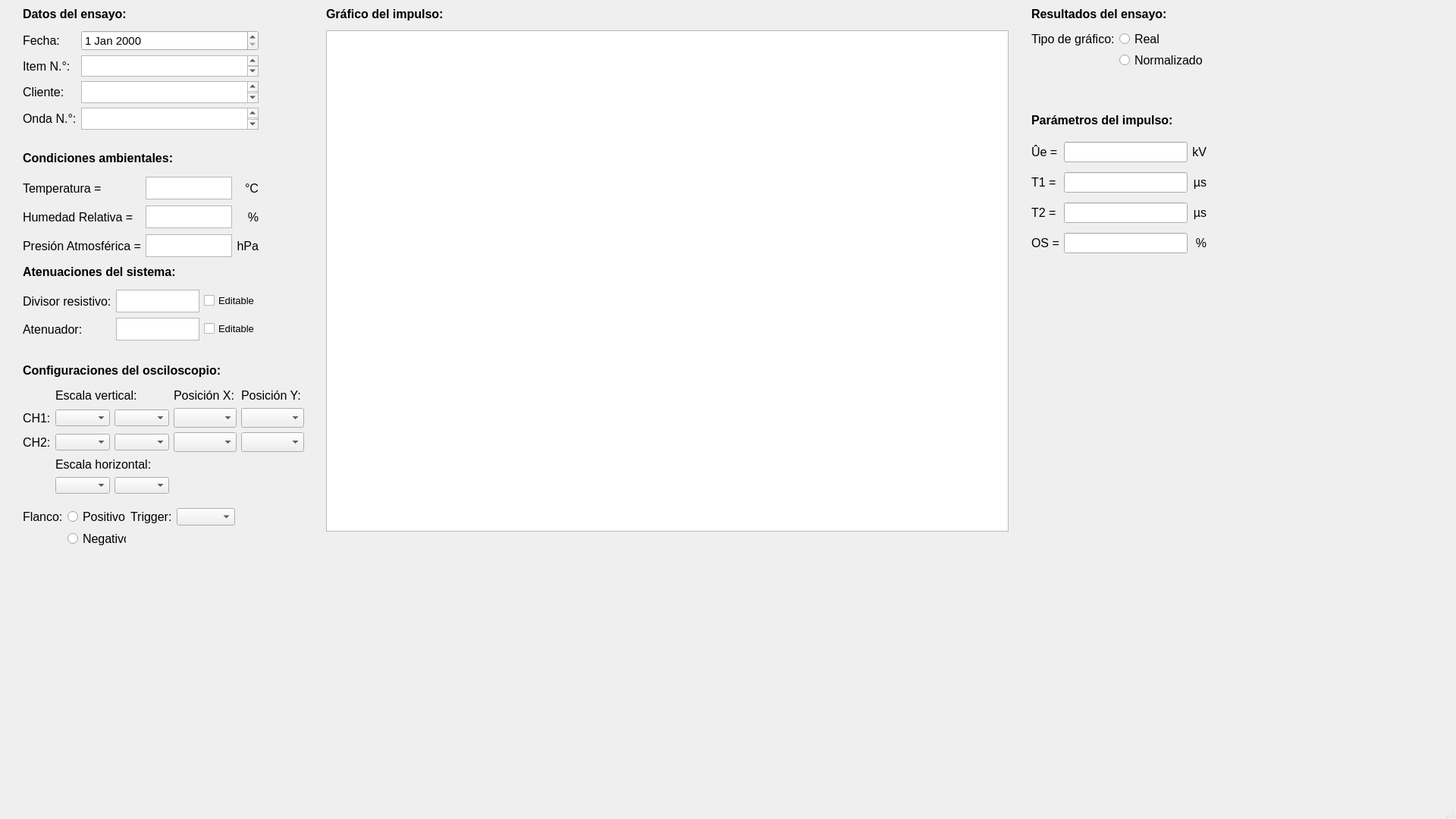
<?xml version="1.0" encoding="UTF-8"?>
<ui version="4.0">
 <class>Form</class>
 <widget class="QMainWindow" name="Form">
  <property name="geometry">
   <rect>
    <x>0</x>
    <y>0</y>
    <width>1920</width>
    <height>1080</height>
   </rect>
  </property>
  <property name="windowTitle">
   <string>Form</string>
  </property>
  <widget class="QWidget" name="centralwidget">
   <widget class="PlotWidget" name="graphicsView">
    <property name="geometry">
     <rect>
      <x>430</x>
      <y>40</y>
      <width>900</width>
      <height>661</height>
     </rect>
    </property>
   </widget>
   <widget class="QLabel" name="label_16">
    <property name="geometry">
     <rect>
      <x>30</x>
      <y>350</y>
      <width>211</width>
      <height>17</height>
     </rect>
    </property>
    <property name="font">
     <font>
      <family>Arial</family>
      <pointsize>12</pointsize>
      <bold>true</bold>
     </font>
    </property>
    <property name="text">
     <string>Atenuaciones del sistema:</string>
    </property>
   </widget>
   <widget class="QLabel" name="label_17">
    <property name="geometry">
     <rect>
      <x>30</x>
      <y>480</y>
      <width>271</width>
      <height>17</height>
     </rect>
    </property>
    <property name="font">
     <font>
      <family>Arial</family>
      <pointsize>12</pointsize>
      <bold>true</bold>
     </font>
    </property>
    <property name="text">
     <string>Configuraciones del osciloscopio:</string>
    </property>
   </widget>
   <widget class="QLabel" name="label_26">
    <property name="geometry">
     <rect>
      <x>30</x>
      <y>10</y>
      <width>151</width>
      <height>17</height>
     </rect>
    </property>
    <property name="font">
     <font>
      <family>Arial</family>
      <pointsize>12</pointsize>
      <bold>true</bold>
     </font>
    </property>
    <property name="text">
     <string>Datos del ensayo:</string>
    </property>
   </widget>
   <widget class="QRadioButton" name="radioButton_7">
    <property name="geometry">
     <rect>
      <x>2390</x>
      <y>150</y>
      <width>61</width>
      <height>20</height>
     </rect>
    </property>
    <property name="font">
     <font>
      <family>Arial</family>
      <pointsize>12</pointsize>
     </font>
    </property>
    <property name="text">
     <string>Real</string>
    </property>
   </widget>
   <widget class="QRadioButton" name="radioButton_8">
    <property name="geometry">
     <rect>
      <x>2270</x>
      <y>150</y>
      <width>111</width>
      <height>20</height>
     </rect>
    </property>
    <property name="font">
     <font>
      <family>Arial</family>
      <pointsize>12</pointsize>
     </font>
    </property>
    <property name="text">
     <string>Normalizada</string>
    </property>
   </widget>
   <widget class="QLabel" name="label_44">
    <property name="geometry">
     <rect>
      <x>1360</x>
      <y>10</y>
      <width>191</width>
      <height>17</height>
     </rect>
    </property>
    <property name="font">
     <font>
      <family>Arial</family>
      <pointsize>12</pointsize>
      <bold>true</bold>
     </font>
    </property>
    <property name="text">
     <string>Resultados del ensayo:</string>
    </property>
   </widget>
   <widget class="QRadioButton" name="radioButton_9">
    <property name="geometry">
     <rect>
      <x>2690</x>
      <y>210</y>
      <width>111</width>
      <height>20</height>
     </rect>
    </property>
    <property name="font">
     <font>
      <family>Arial</family>
      <pointsize>12</pointsize>
     </font>
    </property>
    <property name="text">
     <string>Normalizada</string>
    </property>
   </widget>
   <widget class="QLabel" name="label_27">
    <property name="geometry">
     <rect>
      <x>30</x>
      <y>200</y>
      <width>211</width>
      <height>17</height>
     </rect>
    </property>
    <property name="font">
     <font>
      <family>Arial</family>
      <pointsize>12</pointsize>
      <bold>true</bold>
     </font>
    </property>
    <property name="text">
     <string>Condiciones ambientales:</string>
    </property>
   </widget>
   <widget class="QLabel" name="label_34">
    <property name="geometry">
     <rect>
      <x>430</x>
      <y>10</y>
      <width>161</width>
      <height>17</height>
     </rect>
    </property>
    <property name="font">
     <font>
      <family>Arial</family>
      <pointsize>12</pointsize>
      <bold>true</bold>
     </font>
    </property>
    <property name="text">
     <string>Gráfico del impulso:</string>
    </property>
   </widget>
   <widget class="QLabel" name="label_46">
    <property name="geometry">
     <rect>
      <x>1360</x>
      <y>150</y>
      <width>191</width>
      <height>17</height>
     </rect>
    </property>
    <property name="font">
     <font>
      <family>Arial</family>
      <pointsize>12</pointsize>
      <bold>true</bold>
     </font>
    </property>
    <property name="text">
     <string>Parámetros del impulso:</string>
    </property>
   </widget>
   <widget class="QWidget" name="layoutWidget">
    <property name="geometry">
     <rect>
      <x>1360</x>
      <y>180</y>
      <width>231</width>
      <height>161</height>
     </rect>
    </property>
    <layout class="QGridLayout" name="gridLayout_2">
     <item row="2" column="0">
      <widget class="QLabel" name="label_22">
       <property name="font">
        <font>
         <family>Arial</family>
         <pointsize>12</pointsize>
        </font>
       </property>
       <property name="text">
        <string>T2 =</string>
       </property>
      </widget>
     </item>
     <item row="3" column="2">
      <widget class="QLabel" name="label_25">
       <property name="font">
        <font>
         <family>Arial</family>
         <pointsize>12</pointsize>
        </font>
       </property>
       <property name="text">
        <string>%</string>
       </property>
       <property name="alignment">
        <set>Qt::AlignmentFlag::AlignRight|Qt::AlignmentFlag::AlignTrailing|Qt::AlignmentFlag::AlignVCenter</set>
       </property>
      </widget>
     </item>
     <item row="0" column="2">
      <widget class="QLabel" name="label_19">
       <property name="font">
        <font>
         <family>Arial</family>
         <pointsize>12</pointsize>
        </font>
       </property>
       <property name="text">
        <string>kV</string>
       </property>
       <property name="alignment">
        <set>Qt::AlignmentFlag::AlignRight|Qt::AlignmentFlag::AlignTrailing|Qt::AlignmentFlag::AlignVCenter</set>
       </property>
      </widget>
     </item>
     <item row="2" column="2">
      <widget class="QLabel" name="label_23">
       <property name="font">
        <font>
         <family>Arial</family>
         <pointsize>12</pointsize>
        </font>
       </property>
       <property name="text">
        <string>µs</string>
       </property>
       <property name="alignment">
        <set>Qt::AlignmentFlag::AlignRight|Qt::AlignmentFlag::AlignTrailing|Qt::AlignmentFlag::AlignVCenter</set>
       </property>
      </widget>
     </item>
     <item row="1" column="0">
      <widget class="QLabel" name="label_20">
       <property name="font">
        <font>
         <family>Arial</family>
         <pointsize>12</pointsize>
        </font>
       </property>
       <property name="text">
        <string>T1 =</string>
       </property>
      </widget>
     </item>
     <item row="0" column="0">
      <widget class="QLabel" name="label_18">
       <property name="enabled">
        <bool>true</bool>
       </property>
       <property name="font">
        <font>
         <family>Arial</family>
         <pointsize>12</pointsize>
        </font>
       </property>
       <property name="text">
        <string>Ûe =</string>
       </property>
      </widget>
     </item>
     <item row="3" column="0">
      <widget class="QLabel" name="label_24">
       <property name="font">
        <font>
         <family>Arial</family>
         <pointsize>12</pointsize>
        </font>
       </property>
       <property name="text">
        <string>OS =</string>
       </property>
      </widget>
     </item>
     <item row="1" column="2">
      <widget class="QLabel" name="label_21">
       <property name="font">
        <font>
         <family>Arial</family>
         <pointsize>12</pointsize>
        </font>
       </property>
       <property name="text">
        <string>µs</string>
       </property>
       <property name="alignment">
        <set>Qt::AlignmentFlag::AlignRight|Qt::AlignmentFlag::AlignTrailing|Qt::AlignmentFlag::AlignVCenter</set>
       </property>
      </widget>
     </item>
     <item row="0" column="1">
      <widget class="QLineEdit" name="lineEdit">
       <property name="font">
        <font>
         <family>Arial</family>
         <pointsize>12</pointsize>
        </font>
       </property>
       <property name="readOnly">
        <bool>true</bool>
       </property>
      </widget>
     </item>
     <item row="1" column="1">
      <widget class="QLineEdit" name="lineEdit_2">
       <property name="font">
        <font>
         <family>Arial</family>
         <pointsize>12</pointsize>
        </font>
       </property>
       <property name="readOnly">
        <bool>true</bool>
       </property>
      </widget>
     </item>
     <item row="2" column="1">
      <widget class="QLineEdit" name="lineEdit_3">
       <property name="font">
        <font>
         <family>Arial</family>
         <pointsize>12</pointsize>
        </font>
       </property>
       <property name="readOnly">
        <bool>true</bool>
       </property>
      </widget>
     </item>
     <item row="3" column="1">
      <widget class="QLineEdit" name="lineEdit_4">
       <property name="font">
        <font>
         <family>Arial</family>
         <pointsize>12</pointsize>
        </font>
       </property>
       <property name="readOnly">
        <bool>true</bool>
       </property>
      </widget>
     </item>
    </layout>
   </widget>
   <widget class="QWidget" name="layoutWidget">
    <property name="geometry">
     <rect>
      <x>30</x>
      <y>40</y>
      <width>311</width>
      <height>131</height>
     </rect>
    </property>
    <layout class="QFormLayout" name="formLayout">
     <item row="1" column="0">
      <widget class="QLabel" name="label">
       <property name="font">
        <font>
         <family>Arial</family>
         <pointsize>12</pointsize>
        </font>
       </property>
       <property name="text">
        <string>Item N.°:</string>
       </property>
      </widget>
     </item>
     <item row="1" column="1">
      <widget class="QPlainTextEdit" name="plainTextEdit">
       <property name="maximumSize">
        <size>
         <width>16777215</width>
         <height>30</height>
        </size>
       </property>
       <property name="font">
        <font>
         <family>Arial</family>
         <pointsize>12</pointsize>
        </font>
       </property>
      </widget>
     </item>
     <item row="2" column="0">
      <widget class="QLabel" name="label_6">
       <property name="font">
        <font>
         <family>Arial</family>
         <pointsize>12</pointsize>
        </font>
       </property>
       <property name="text">
        <string>Cliente:</string>
       </property>
      </widget>
     </item>
     <item row="2" column="1">
      <widget class="QPlainTextEdit" name="plainTextEdit_2">
       <property name="maximumSize">
        <size>
         <width>16777215</width>
         <height>30</height>
        </size>
       </property>
       <property name="font">
        <font>
         <family>Arial</family>
         <pointsize>12</pointsize>
        </font>
       </property>
      </widget>
     </item>
     <item row="3" column="0">
      <widget class="QLabel" name="label_7">
       <property name="font">
        <font>
         <family>Arial</family>
         <pointsize>12</pointsize>
        </font>
       </property>
       <property name="text">
        <string>Onda N.°:</string>
       </property>
      </widget>
     </item>
     <item row="3" column="1">
      <widget class="QPlainTextEdit" name="plainTextEdit_3">
       <property name="maximumSize">
        <size>
         <width>16777215</width>
         <height>30</height>
        </size>
       </property>
       <property name="font">
        <font>
         <family>Arial</family>
         <pointsize>12</pointsize>
        </font>
       </property>
      </widget>
     </item>
     <item row="0" column="0">
      <widget class="QLabel" name="label_4">
       <property name="font">
        <font>
         <family>Arial</family>
         <pointsize>12</pointsize>
        </font>
       </property>
       <property name="text">
        <string>Fecha:</string>
       </property>
      </widget>
     </item>
     <item row="0" column="1">
      <widget class="QDateEdit" name="dateEdit">
       <property name="font">
        <font>
         <family>Arial</family>
         <pointsize>11</pointsize>
        </font>
       </property>
      </widget>
     </item>
    </layout>
   </widget>
   <widget class="QWidget" name="layoutWidget">
    <property name="geometry">
     <rect>
      <x>30</x>
      <y>381</y>
      <width>311</width>
      <height>71</height>
     </rect>
    </property>
    <layout class="QGridLayout" name="gridLayout">
     <item row="0" column="0">
      <widget class="QLabel" name="label_2">
       <property name="font">
        <font>
         <family>Arial</family>
         <pointsize>12</pointsize>
        </font>
       </property>
       <property name="text">
        <string>Divisor resistivo:</string>
       </property>
      </widget>
     </item>
     <item row="0" column="1">
      <widget class="QPlainTextEdit" name="plainTextEdit_4">
       <property name="maximumSize">
        <size>
         <width>16777215</width>
         <height>30</height>
        </size>
       </property>
       <property name="font">
        <font>
         <family>Arial</family>
         <pointsize>12</pointsize>
        </font>
       </property>
      </widget>
     </item>
     <item row="0" column="2">
      <widget class="QCheckBox" name="checkBox">
       <property name="font">
        <font>
         <family>Arial</family>
         <pointsize>10</pointsize>
        </font>
       </property>
       <property name="text">
        <string>Editable</string>
       </property>
      </widget>
     </item>
     <item row="1" column="0">
      <widget class="QLabel" name="label_3">
       <property name="font">
        <font>
         <family>Arial</family>
         <pointsize>12</pointsize>
        </font>
       </property>
       <property name="text">
        <string>Atenuador:</string>
       </property>
      </widget>
     </item>
     <item row="1" column="1">
      <widget class="QPlainTextEdit" name="plainTextEdit_5">
       <property name="maximumSize">
        <size>
         <width>16777215</width>
         <height>30</height>
        </size>
       </property>
       <property name="font">
        <font>
         <family>Arial</family>
         <pointsize>12</pointsize>
        </font>
       </property>
      </widget>
     </item>
     <item row="1" column="2">
      <widget class="QCheckBox" name="checkBox_2">
       <property name="font">
        <font>
         <family>Arial</family>
         <pointsize>10</pointsize>
        </font>
       </property>
       <property name="text">
        <string>Editable</string>
       </property>
      </widget>
     </item>
    </layout>
   </widget>
   <widget class="QWidget" name="layoutWidget">
    <property name="geometry">
     <rect>
      <x>30</x>
      <y>510</y>
      <width>371</width>
      <height>141</height>
     </rect>
    </property>
    <layout class="QGridLayout" name="gridLayout_5">
     <item row="2" column="2">
      <widget class="QComboBox" name="comboBox_25"/>
     </item>
     <item row="1" column="0">
      <widget class="QLabel" name="label_30">
       <property name="font">
        <font>
         <family>Arial</family>
         <pointsize>12</pointsize>
        </font>
       </property>
       <property name="text">
        <string>CH1:</string>
       </property>
      </widget>
     </item>
     <item row="0" column="3">
      <widget class="QLabel" name="label_53">
       <property name="font">
        <font>
         <family>Arial</family>
         <pointsize>12</pointsize>
        </font>
       </property>
       <property name="text">
        <string>Posición X:</string>
       </property>
      </widget>
     </item>
     <item row="4" column="1">
      <widget class="QComboBox" name="comboBox_31"/>
     </item>
     <item row="2" column="1">
      <widget class="QComboBox" name="comboBox_32"/>
     </item>
     <item row="1" column="3">
      <widget class="QComboBox" name="comboBox_73">
       <property name="font">
        <font>
         <family>Arial</family>
         <pointsize>11</pointsize>
        </font>
       </property>
      </widget>
     </item>
     <item row="4" column="2">
      <widget class="QComboBox" name="comboBox_29"/>
     </item>
     <item row="1" column="4">
      <widget class="QComboBox" name="comboBox_70">
       <property name="font">
        <font>
         <family>Arial</family>
         <pointsize>11</pointsize>
        </font>
       </property>
      </widget>
     </item>
     <item row="2" column="3">
      <widget class="QComboBox" name="comboBox_75">
       <property name="font">
        <font>
         <family>Arial</family>
         <pointsize>11</pointsize>
        </font>
       </property>
      </widget>
     </item>
     <item row="0" column="4">
      <widget class="QLabel" name="label_51">
       <property name="font">
        <font>
         <family>Arial</family>
         <pointsize>12</pointsize>
        </font>
       </property>
       <property name="text">
        <string>Posición Y:</string>
       </property>
      </widget>
     </item>
     <item row="2" column="0">
      <widget class="QLabel" name="label_29">
       <property name="font">
        <font>
         <family>Arial</family>
         <pointsize>12</pointsize>
        </font>
       </property>
       <property name="text">
        <string>CH2:</string>
       </property>
      </widget>
     </item>
     <item row="2" column="4">
      <widget class="QComboBox" name="comboBox_76">
       <property name="font">
        <font>
         <family>Arial</family>
         <pointsize>11</pointsize>
        </font>
       </property>
      </widget>
     </item>
     <item row="1" column="1">
      <widget class="QComboBox" name="comboBox_27"/>
     </item>
     <item row="1" column="2">
      <widget class="QComboBox" name="comboBox_28"/>
     </item>
     <item row="0" column="1" colspan="2">
      <widget class="QLabel" name="label_31">
       <property name="font">
        <font>
         <family>Arial</family>
         <pointsize>12</pointsize>
        </font>
       </property>
       <property name="text">
        <string>Escala vertical:</string>
       </property>
      </widget>
     </item>
     <item row="3" column="1" colspan="2">
      <widget class="QLabel" name="label_28">
       <property name="font">
        <font>
         <family>Arial</family>
         <pointsize>12</pointsize>
        </font>
       </property>
       <property name="text">
        <string>Escala horizontal:</string>
       </property>
      </widget>
     </item>
    </layout>
   </widget>
   <widget class="QWidget" name="layoutWidget">
    <property name="geometry">
     <rect>
      <x>30</x>
      <y>670</y>
      <width>281</width>
      <height>51</height>
     </rect>
    </property>
    <layout class="QGridLayout" name="gridLayout_6">
     <item row="0" column="0">
      <widget class="QLabel" name="label_56">
       <property name="font">
        <font>
         <family>Arial</family>
         <pointsize>12</pointsize>
        </font>
       </property>
       <property name="text">
        <string>Flanco:</string>
       </property>
      </widget>
     </item>
     <item row="1" column="1">
      <widget class="QRadioButton" name="radioButton_13">
       <property name="font">
        <font>
         <family>Arial</family>
         <pointsize>12</pointsize>
        </font>
       </property>
       <property name="text">
        <string>Negativo</string>
       </property>
      </widget>
     </item>
     <item row="0" column="2">
      <widget class="QLabel" name="label_55">
       <property name="font">
        <font>
         <family>Arial</family>
         <pointsize>12</pointsize>
        </font>
       </property>
       <property name="text">
        <string>Trigger:</string>
       </property>
      </widget>
     </item>
     <item row="0" column="3">
      <widget class="QComboBox" name="comboBox_74">
       <property name="font">
        <font>
         <family>Arial</family>
         <pointsize>11</pointsize>
        </font>
       </property>
      </widget>
     </item>
     <item row="0" column="1">
      <widget class="QRadioButton" name="radioButton_12">
       <property name="font">
        <font>
         <family>Arial</family>
         <pointsize>12</pointsize>
        </font>
       </property>
       <property name="text">
        <string>Positivo</string>
       </property>
      </widget>
     </item>
    </layout>
   </widget>
   <widget class="QWidget" name="layoutWidget">
    <property name="geometry">
     <rect>
      <x>1360</x>
      <y>40</y>
      <width>231</width>
      <height>50</height>
     </rect>
    </property>
    <layout class="QGridLayout" name="gridLayout_7">
     <item row="0" column="0">
      <widget class="QLabel" name="label_45">
       <property name="font">
        <font>
         <family>Arial</family>
         <pointsize>12</pointsize>
         <bold>false</bold>
        </font>
       </property>
       <property name="text">
        <string>Tipo de gráfico:</string>
       </property>
      </widget>
     </item>
     <item row="0" column="1">
      <widget class="QRadioButton" name="radioButton_6">
       <property name="font">
        <font>
         <family>Arial</family>
         <pointsize>12</pointsize>
        </font>
       </property>
       <property name="text">
        <string>Real</string>
       </property>
      </widget>
     </item>
     <item row="1" column="1">
      <widget class="QRadioButton" name="radioButton_5">
       <property name="font">
        <font>
         <family>Arial</family>
         <pointsize>12</pointsize>
        </font>
       </property>
       <property name="text">
        <string>Normalizado</string>
       </property>
      </widget>
     </item>
    </layout>
   </widget>
   <widget class="QWidget" name="layoutWidget">
    <property name="geometry">
     <rect>
      <x>30</x>
      <y>231</y>
      <width>311</width>
      <height>111</height>
     </rect>
    </property>
    <layout class="QGridLayout" name="gridLayout_4">
     <item row="0" column="0">
      <widget class="QLabel" name="label_5">
       <property name="font">
        <font>
         <family>Arial</family>
         <pointsize>12</pointsize>
        </font>
       </property>
       <property name="text">
        <string>Temperatura =</string>
       </property>
      </widget>
     </item>
     <item row="0" column="1">
      <widget class="QPlainTextEdit" name="plainTextEdit_9">
       <property name="maximumSize">
        <size>
         <width>16777215</width>
         <height>30</height>
        </size>
       </property>
       <property name="font">
        <font>
         <family>Arial</family>
         <pointsize>12</pointsize>
        </font>
       </property>
      </widget>
     </item>
     <item row="0" column="2">
      <widget class="QLabel" name="label_32">
       <property name="font">
        <font>
         <family>Arial</family>
         <pointsize>12</pointsize>
        </font>
       </property>
       <property name="text">
        <string>°C</string>
       </property>
       <property name="alignment">
        <set>Qt::AlignmentFlag::AlignRight|Qt::AlignmentFlag::AlignTrailing|Qt::AlignmentFlag::AlignVCenter</set>
       </property>
      </widget>
     </item>
     <item row="1" column="0">
      <widget class="QLabel" name="label_38">
       <property name="font">
        <font>
         <family>Arial</family>
         <pointsize>12</pointsize>
        </font>
       </property>
       <property name="text">
        <string>Humedad Relativa =</string>
       </property>
      </widget>
     </item>
     <item row="1" column="1">
      <widget class="QPlainTextEdit" name="plainTextEdit_10">
       <property name="maximumSize">
        <size>
         <width>16777215</width>
         <height>30</height>
        </size>
       </property>
       <property name="font">
        <font>
         <family>Arial</family>
         <pointsize>12</pointsize>
        </font>
       </property>
      </widget>
     </item>
     <item row="1" column="2">
      <widget class="QLabel" name="label_37">
       <property name="font">
        <font>
         <family>Arial</family>
         <pointsize>12</pointsize>
        </font>
       </property>
       <property name="text">
        <string>%</string>
       </property>
       <property name="alignment">
        <set>Qt::AlignmentFlag::AlignRight|Qt::AlignmentFlag::AlignTrailing|Qt::AlignmentFlag::AlignVCenter</set>
       </property>
      </widget>
     </item>
     <item row="2" column="0">
      <widget class="QLabel" name="label_39">
       <property name="font">
        <font>
         <family>Arial</family>
         <pointsize>12</pointsize>
        </font>
       </property>
       <property name="text">
        <string>Presión Atmosférica =</string>
       </property>
      </widget>
     </item>
     <item row="2" column="1">
      <widget class="QPlainTextEdit" name="plainTextEdit_11">
       <property name="maximumSize">
        <size>
         <width>16777215</width>
         <height>30</height>
        </size>
       </property>
       <property name="font">
        <font>
         <family>Arial</family>
         <pointsize>12</pointsize>
        </font>
       </property>
      </widget>
     </item>
     <item row="2" column="2">
      <widget class="QLabel" name="label_33">
       <property name="font">
        <font>
         <family>Arial</family>
         <pointsize>12</pointsize>
        </font>
       </property>
       <property name="text">
        <string>hPa</string>
       </property>
       <property name="alignment">
        <set>Qt::AlignmentFlag::AlignRight|Qt::AlignmentFlag::AlignTrailing|Qt::AlignmentFlag::AlignVCenter</set>
       </property>
      </widget>
     </item>
    </layout>
   </widget>
  </widget>
  <widget class="QMenuBar" name="menubar">
   <property name="geometry">
    <rect>
     <x>0</x>
     <y>0</y>
     <width>1920</width>
     <height>22</height>
    </rect>
   </property>
  </widget>
  <widget class="QStatusBar" name="statusbar"/>
 </widget>
 <customwidgets>
  <customwidget>
   <class>PlotWidget</class>
   <extends>QGraphicsView</extends>
   <header>pyqtgraph</header>
  </customwidget>
 </customwidgets>
 <resources/>
 <connections/>
</ui>
